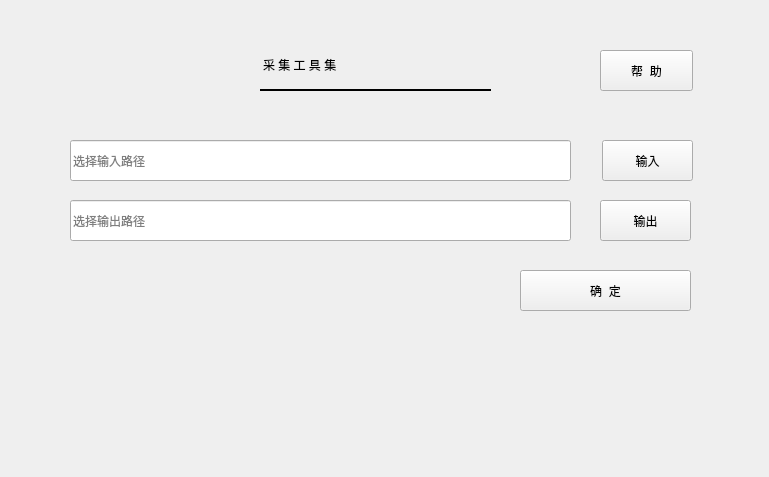
<?xml version="1.0" encoding="UTF-8"?>
<ui version="4.0">
 <class>widget</class>
 <widget class="QWidget" name="widget">
  <property name="geometry">
   <rect>
    <x>0</x>
    <y>0</y>
    <width>769</width>
    <height>477</height>
   </rect>
  </property>
  <property name="windowTitle">
   <string>采集批处理工具集</string>
  </property>
  <widget class="QStackedWidget" name="stackedWidget">
   <property name="geometry">
    <rect>
     <x>10</x>
     <y>0</y>
     <width>751</width>
     <height>471</height>
    </rect>
   </property>
   <property name="sizePolicy">
    <sizepolicy hsizetype="Preferred" vsizetype="Preferred">
     <horstretch>0</horstretch>
     <verstretch>0</verstretch>
    </sizepolicy>
   </property>
   <property name="currentIndex">
    <number>0</number>
   </property>
   <widget class="QWidget" name="page">
    <widget class="QPushButton" name="pushButton_input">
     <property name="geometry">
      <rect>
       <x>592</x>
       <y>140</y>
       <width>91</width>
       <height>41</height>
      </rect>
     </property>
     <property name="toolTip">
      <string>&lt;html&gt;&lt;head/&gt;&lt;body&gt;&lt;p&gt;点击选择输入文件夹路径&lt;/p&gt;&lt;/body&gt;&lt;/html&gt;</string>
     </property>
     <property name="text">
      <string>输入</string>
     </property>
    </widget>
    <widget class="QLineEdit" name="lineEdit_input">
     <property name="geometry">
      <rect>
       <x>60</x>
       <y>140</y>
       <width>501</width>
       <height>41</height>
      </rect>
     </property>
     <property name="placeholderText">
      <string>选择输入路径</string>
     </property>
    </widget>
    <widget class="QLineEdit" name="lineEdit_output">
     <property name="geometry">
      <rect>
       <x>60</x>
       <y>200</y>
       <width>501</width>
       <height>41</height>
      </rect>
     </property>
     <property name="placeholderText">
      <string>选择输出路径</string>
     </property>
    </widget>
    <widget class="QLabel" name="label_title">
     <property name="geometry">
      <rect>
       <x>250</x>
       <y>-10</y>
       <width>231</width>
       <height>101</height>
      </rect>
     </property>
     <property name="styleSheet">
      <string notr="true">color: rgb(0, 0, 0);
font: 18pt &quot;黑体&quot;;
border: 2px solid black;

border-top: none;
border-left: none;
border-right: none;
margin-top:50px;</string>
     </property>
     <property name="text">
      <string>采 集 工 具 集</string>
     </property>
    </widget>
    <widget class="QPushButton" name="pushButton_output">
     <property name="geometry">
      <rect>
       <x>590</x>
       <y>200</y>
       <width>91</width>
       <height>41</height>
      </rect>
     </property>
     <property name="toolTip">
      <string>&lt;html&gt;&lt;head/&gt;&lt;body&gt;&lt;p&gt;点击选择输出文件夹路径&lt;/p&gt;&lt;/body&gt;&lt;/html&gt;</string>
     </property>
     <property name="text">
      <string>输出</string>
     </property>
    </widget>
    <widget class="QPushButton" name="pushButton_help">
     <property name="geometry">
      <rect>
       <x>590</x>
       <y>50</y>
       <width>93</width>
       <height>41</height>
      </rect>
     </property>
     <property name="toolTip">
      <string>&lt;html&gt;&lt;head/&gt;&lt;body&gt;&lt;p&gt;点击打开帮助文档&lt;/p&gt;&lt;/body&gt;&lt;/html&gt;</string>
     </property>
     <property name="text">
      <string>帮  助</string>
     </property>
    </widget>
    <widget class="QPushButton" name="pushButton_sure">
     <property name="geometry">
      <rect>
       <x>510</x>
       <y>270</y>
       <width>171</width>
       <height>41</height>
      </rect>
     </property>
     <property name="text">
      <string>确  定</string>
     </property>
    </widget>
   </widget>
   <widget class="QWidget" name="page_2">
    <widget class="QFrame" name="frame">
     <property name="geometry">
      <rect>
       <x>30</x>
       <y>190</y>
       <width>291</width>
       <height>271</height>
      </rect>
     </property>
     <property name="frameShape">
      <enum>QFrame::StyledPanel</enum>
     </property>
     <property name="frameShadow">
      <enum>QFrame::Raised</enum>
     </property>
     <layout class="QGridLayout" name="gridLayout">
      <item row="0" column="0">
       <widget class="QPushButton" name="pushButton_num7">
        <property name="sizePolicy">
         <sizepolicy hsizetype="Preferred" vsizetype="Preferred">
          <horstretch>0</horstretch>
          <verstretch>0</verstretch>
         </sizepolicy>
        </property>
        <property name="text">
         <string>7</string>
        </property>
       </widget>
      </item>
      <item row="0" column="1">
       <widget class="QPushButton" name="pushButton_num8">
        <property name="sizePolicy">
         <sizepolicy hsizetype="Preferred" vsizetype="Preferred">
          <horstretch>0</horstretch>
          <verstretch>0</verstretch>
         </sizepolicy>
        </property>
        <property name="text">
         <string>8</string>
        </property>
       </widget>
      </item>
      <item row="0" column="2">
       <widget class="QPushButton" name="pushButton_num9">
        <property name="sizePolicy">
         <sizepolicy hsizetype="Preferred" vsizetype="Preferred">
          <horstretch>0</horstretch>
          <verstretch>0</verstretch>
         </sizepolicy>
        </property>
        <property name="text">
         <string>9</string>
        </property>
       </widget>
      </item>
      <item row="1" column="0">
       <widget class="QPushButton" name="pushButton_num4">
        <property name="sizePolicy">
         <sizepolicy hsizetype="Preferred" vsizetype="Preferred">
          <horstretch>0</horstretch>
          <verstretch>0</verstretch>
         </sizepolicy>
        </property>
        <property name="text">
         <string>4</string>
        </property>
       </widget>
      </item>
      <item row="1" column="1">
       <widget class="QPushButton" name="pushButton_num5">
        <property name="sizePolicy">
         <sizepolicy hsizetype="Preferred" vsizetype="Preferred">
          <horstretch>0</horstretch>
          <verstretch>0</verstretch>
         </sizepolicy>
        </property>
        <property name="text">
         <string>5</string>
        </property>
       </widget>
      </item>
      <item row="1" column="2">
       <widget class="QPushButton" name="pushButton_num6">
        <property name="sizePolicy">
         <sizepolicy hsizetype="Preferred" vsizetype="Preferred">
          <horstretch>0</horstretch>
          <verstretch>0</verstretch>
         </sizepolicy>
        </property>
        <property name="text">
         <string>6</string>
        </property>
       </widget>
      </item>
      <item row="2" column="0">
       <widget class="QPushButton" name="pushButton_num1">
        <property name="sizePolicy">
         <sizepolicy hsizetype="Preferred" vsizetype="Preferred">
          <horstretch>0</horstretch>
          <verstretch>0</verstretch>
         </sizepolicy>
        </property>
        <property name="text">
         <string>1</string>
        </property>
       </widget>
      </item>
      <item row="2" column="1">
       <widget class="QPushButton" name="pushButton_num2">
        <property name="sizePolicy">
         <sizepolicy hsizetype="Preferred" vsizetype="Preferred">
          <horstretch>0</horstretch>
          <verstretch>0</verstretch>
         </sizepolicy>
        </property>
        <property name="text">
         <string>2</string>
        </property>
       </widget>
      </item>
      <item row="2" column="2">
       <widget class="QPushButton" name="pushButton_num3">
        <property name="sizePolicy">
         <sizepolicy hsizetype="Preferred" vsizetype="Preferred">
          <horstretch>0</horstretch>
          <verstretch>0</verstretch>
         </sizepolicy>
        </property>
        <property name="text">
         <string>3</string>
        </property>
       </widget>
      </item>
      <item row="3" column="0">
       <widget class="QPushButton" name="pushButton_chear">
        <property name="sizePolicy">
         <sizepolicy hsizetype="Preferred" vsizetype="Preferred">
          <horstretch>0</horstretch>
          <verstretch>0</verstretch>
         </sizepolicy>
        </property>
        <property name="text">
         <string>C</string>
        </property>
       </widget>
      </item>
      <item row="3" column="1">
       <widget class="QPushButton" name="pushButton_num0">
        <property name="sizePolicy">
         <sizepolicy hsizetype="Preferred" vsizetype="Preferred">
          <horstretch>0</horstretch>
          <verstretch>0</verstretch>
         </sizepolicy>
        </property>
        <property name="text">
         <string>0</string>
        </property>
       </widget>
      </item>
      <item row="3" column="2">
       <widget class="QPushButton" name="pushButton_yes">
        <property name="sizePolicy">
         <sizepolicy hsizetype="Preferred" vsizetype="Preferred">
          <horstretch>0</horstretch>
          <verstretch>0</verstretch>
         </sizepolicy>
        </property>
        <property name="text">
         <string>Y</string>
        </property>
       </widget>
      </item>
     </layout>
    </widget>
    <widget class="QTableView" name="tableView_showtips">
     <property name="geometry">
      <rect>
       <x>325</x>
       <y>21</y>
       <width>421</width>
       <height>441</height>
      </rect>
     </property>
    </widget>
    <widget class="QLabel" name="label_nums">
     <property name="geometry">
      <rect>
       <x>70</x>
       <y>-20</y>
       <width>181</width>
       <height>91</height>
      </rect>
     </property>
     <property name="styleSheet">
      <string notr="true">color: rgb(0, 0, 0);
font: 18pt &quot;黑体&quot;;
border: 2px solid black;

border-top: none;
border-left: none;
border-right: none;
margin-top:50px;</string>
     </property>
     <property name="text">
      <string>拨 号 界 面</string>
     </property>
    </widget>
    <widget class="QLCDNumber" name="lcdNumber_nums">
     <property name="geometry">
      <rect>
       <x>43</x>
       <y>102</y>
       <width>271</width>
       <height>71</height>
      </rect>
     </property>
    </widget>
   </widget>
   <widget class="QWidget" name="page_3">
    <widget class="QLCDNumber" name="lcdNumber_thread_nums">
     <property name="geometry">
      <rect>
       <x>570</x>
       <y>20</y>
       <width>171</width>
       <height>71</height>
      </rect>
     </property>
     <property name="toolTip">
      <string>&lt;html&gt;&lt;head/&gt;&lt;body&gt;&lt;p&gt;当前运行线程数&lt;/p&gt;&lt;/body&gt;&lt;/html&gt;</string>
     </property>
    </widget>
    <widget class="QTextEdit" name="textEdit_logs">
     <property name="geometry">
      <rect>
       <x>10</x>
       <y>120</y>
       <width>741</width>
       <height>341</height>
      </rect>
     </property>
    </widget>
    <widget class="QLabel" name="label_logs">
     <property name="geometry">
      <rect>
       <x>260</x>
       <y>0</y>
       <width>181</width>
       <height>91</height>
      </rect>
     </property>
     <property name="styleSheet">
      <string notr="true">color: rgb(0, 0, 0);
font: 18pt &quot;黑体&quot;;
border: 2px solid black;

border-top: none;
border-left: none;
border-right: none;
margin-top:50px;</string>
     </property>
     <property name="text">
      <string>日 志 界 面</string>
     </property>
    </widget>
   </widget>
  </widget>
 </widget>
 <resources/>
 <connections/>
</ui>
